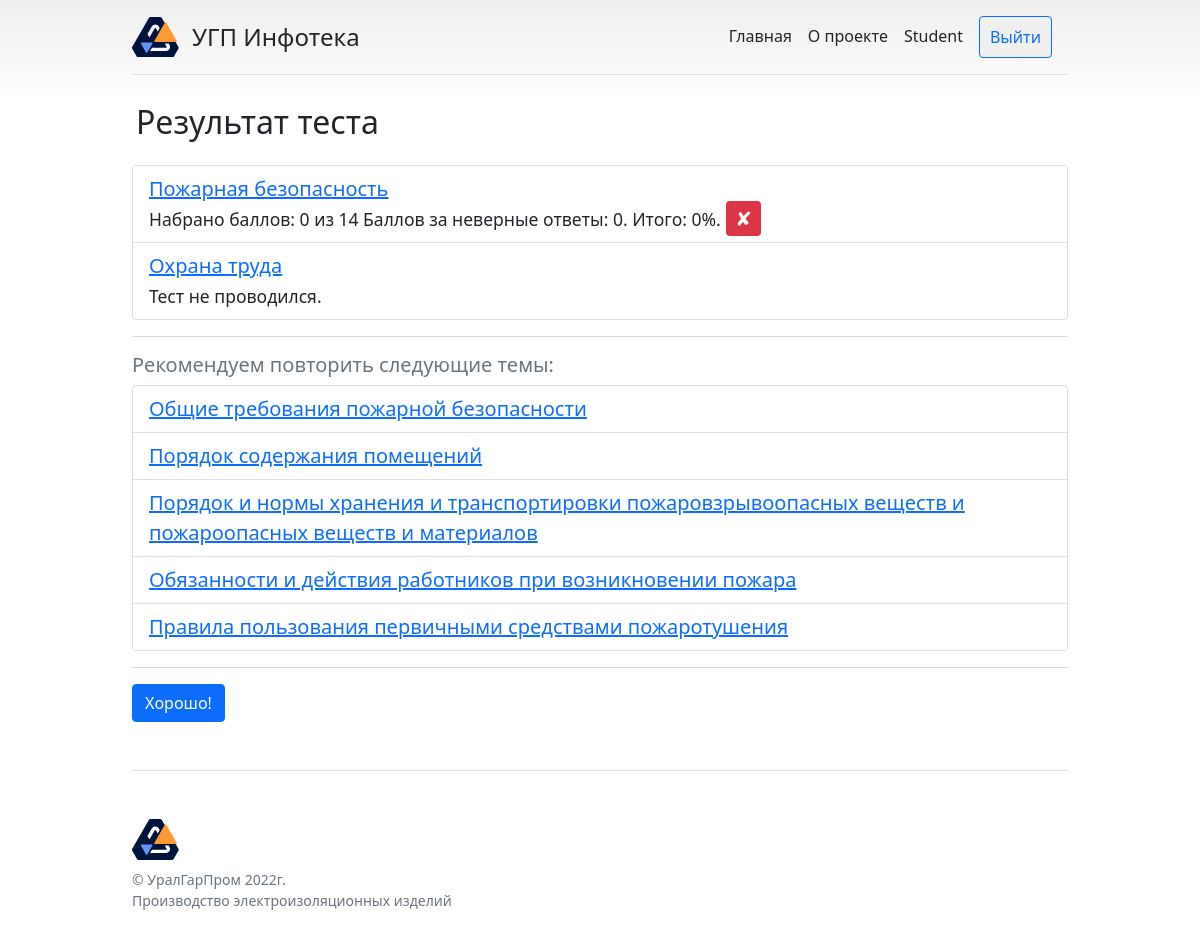
The page /result (signed in) on the database its author committed.
### infopages/models.py (models this page shows, shortened)
class Kurse(models.Model):
    title = models.CharField('Название', max_length=100)
    shortdesc = models.TextField('Краткое описание', blank=True, max_length=200)
    description = RichTextUploadingField('Описание', blank=True)
    image = models.ImageField('Изображение', blank=True, upload_to='images')
    catid = models.ForeignKey(KCat, verbose_name='Категория', related_name='catid', on_delete=models.CASCADE,
                              default=None)
    class Meta:
        verbose_name = 'Модуль'
        verbose_name_plural = 'Модули'
    objects = models.Manager()

class Step(models.Model):
    order_number = models.DecimalField('№', max_digits=2, decimal_places=0, default=0)
    title = models.CharField('Название', max_length=150)
    kurseid = models.ForeignKey(Kurse, verbose_name='Модуль', related_name='kurseid', on_delete=models.CASCADE)
    text = RichTextUploadingField('Текст', blank=True, null=True)
    objects = models.Manager()
    class Meta:
        verbose_name = 'Урок'
        verbose_name_plural = 'Уроки'

### infopages/views.py (the view, shortened to what this page needs)
# urls.py: path('result', views.result, name='result'),
def result(request):
    payload = []
    answers = []
    negative = []
    negative_steps = []
    if request.method == 'GET':  # получаем массив с ответами
        datac = []
        courses_objs = Nazn.objects.get(user=request.user.id).kurse.all()
        for courses_obj in courses_objs:
            c = str(courses_obj.id)
            maximum_count = 0
            right_count = 0
            negative_count = 0
            steps_objs = Step.objects.order_by('order_number').filter(kurseid_id=courses_obj.id)
            for steps_obj in steps_objs:
                question_objs = list(Question.objects.filter(stepid_id=steps_obj.id))
                for question_obj in question_objs:
                    answered = 0
                    mc = Answer.objects.filter(questionid_id=question_obj.id).filter(is_correct=True).count()
                    maximum_count = maximum_count + mc  # плюсуем получая максимальный балл
                    rrr = Answer.objects.all().filter(questionid_id=question_obj.id).filter(is_correct=True)
                    for el in rrr:
                        a = str(el.id)
                        if request.GET.get('answerid[' + c + '][' + a + ']'):  # есть верный ответ в гет
                            right_count = right_count+1
                            answered = 1
                            answers.append({
                                'right_ids': request.GET.get('answerid[' + c + '][' + a + ']')
                            })
                        else:  # верного ответа в гет нет, значит добавляем материал в плохо освоенные
                            negative_steps.append({
                                'negative_st': steps_obj.id
                            })
                    nnn = Answer.objects.all().filter(questionid_id=question_obj.id).filter(is_correct=False)
                    for el in nnn:
                        n = str(el.id)
            error = ''
            try:
                itogo = (right_count-negative_count)/maximum_count*100
            except Exception as e:
                error = e
                itogo = 0
            if itogo < 0:
                itogo = 0
            if itogo > 1:
                delres = Results.objects.filter(user=request.user, kurseid=courses_obj.id)
                delres.delete()
                newres = Results(user=request.user, kurseid=courses_obj.id, result_int=int(itogo))
                newres.save()
            datac.append({
                'course_id': courses_obj.id,
                'coursetitle': courses_obj.title,
                'maximum_count': maximum_count,
                'right_count': right_count,
                'negative_count': int(negative_count),
                'itogo': int(itogo),
            })
        negative_steps = list(set(val for dic in negative_steps for val in dic.values()))
        nstepsdata = []
        for el in negative_steps:
            nsteps = Step.objects.get(id=el)
            nstepsdata.append({
                'nstepid': el,
                'title': nsteps.title,
            })
        payload = {'data': datac, 'answers': answers, 'negative': negative, 'negative_steps': nstepsdata, }
    return render(request, 'infopages/result.html', payload)

### infopages/templates/infopages/result.html (shortened to what this page needs)
{% extends 'infopages/infopages.html' %}
{% block text1 %}
<div class="pricing-header p-1 pb-md-3 mx-auto">
    <h2 class="display-7 fw-normal text-left">Результат теста</h2>
</div>
<div class="fs-5 text-muted">
{%if data%}
<ul class="list-group">
    {%for el in data%}
    <li class="list-group-item"><a href="kurs?id={{ el.course_id }}">{{ el.coursetitle }}</a><br/>
        {% if el.maximum_count > 0 %}
            <small>Набрано баллов: {{ el.right_count }} из {{ el.maximum_count }} Баллов за неверные ответы: {{ el.negative_count }}. Итого: {{ el.itogo }}%.</small>
            {% if el.itogo > 70 %}
            <span class="p-1 bg-success text-white rounded">&nbsp;&#10004;&nbsp;</span>
            {% else %}
            <span class="p-1 bg-danger text-white rounded">&nbsp;&#10008;&nbsp;</span>
            {% endif %}
        {% else %}
            <small>Тест не проводился.</small>
        {% endif %}
    </li>
    {% endfor %}
</ul>
{% if negative_steps %}
    <hr/>
    <h5 class="display-7 fw-normal text-left">Рекомендуем повторить следующие темы:</h5>
<ul class="list-group">
    {%for el in negative_steps%}
    <li class="list-group-item"><a href="step?id={{ el.nstepid }}">{{ el.title }}</a></li>
    {% endfor %}
</ul>
{% endif %}
<hr/>
<a href = "{% url 'stats' %}" class="btn btn-primary">Хорошо!</a>
{%else%}
<p>Пока ничего нет</p>
{%endif%}
</div>
{% endblock %}

### infopages/templates/infopages/infopages.html (shortened to what this page needs)
<!doctype html>
{% load static %}
<html lang="ru">
<head>
  <link rel="stylesheet" href="https://cdn.jsdelivr.net/npm/bootstrap@5.1.3/dist/css/bootstrap.min.css">
  <link rel="stylesheet" href="{% static '/infopages/styles.css' %}">
</head>
<body>
<div class="container py-3">
  <header>
    <div class="d-flex flex-column flex-md-row align-items-center pb-3 mb-4 border-bottom">
      <a href="{% url 'home' %}" class="d-flex align-items-center text-dark text-decoration-none">
        <svg height="40" width="60"><use xlink:href="#LogoUGP"></use></svg>
        <span class="fs-4">УГП Инфотека</span>
      </a>
      <nav class="d-inline-flex mt-2 mt-md-0 ms-md-auto">
        <a class="me-3 py-2 text-dark text-decoration-none" href="{% url 'home' %}">Главная</a>
        <a class="me-3 py-2 text-dark text-decoration-none" href="{% url 'about' %}">О&nbsp;проекте</a>
        {% if user.is_authenticated %}
          <a class="me-3 py-2 text-dark text-decoration-none" href="{% url 'stats' %}">{{ user.username }}</a>
          <form method="POST" action="{% url 'logout' %}">
            <button type="submit" class="me-3 py-2 text-dark text-decoration-none bordered">Выйти</button>
          </form>
        {% else %}
          <a class="me-3 py-2 text-dark text-decoration-none bordered" href="{% url 'login' %}">Вход</a>
        {% endif %}
      </nav>
    </div>
  </header>
  <main>
      {% block text1 %}{% endblock %}
  </main>
  <footer class="pt-4 my-md-5 pt-md-5 border-top">
    <div class="row">
      <div class="col-sm-6">
        <svg><use xlink:href="#LogoUGP"></use></svg>
        <small class="d-block text-muted">© УралГарПром 2022г.</small>
        <small class="d-block text-muted">Производство электроизоляционных изделий</small>
      </div>
      <div class="col-sm">
      </div>
      <div class="col-sm">
      </div>
    </div>
  </footer>
</div>
</body>
</html>

### infopages/static/infopages/styles.css (style rules this page uses)
body { background-image: linear-gradient(180deg, #eee, #fff 100px, #fff); }
.bordered { border:solid 1px #0d6efd; color:#0d6efd !important; border-radius: 4px; padding: 0 10px; }
.container { max-width: 960px; }
footer svg { width: 60px; height: 50px; }

### rows shown on the page
Kurse: coursetitle "Пожарная безопасность"
Kurse: coursetitle "Охрана труда"
Step: title "Общие требования пожарной безопасности"
Step: title "Порядок содержания помещений"
Step: title "Порядок и нормы хранения и транспортировки пожаровзрывоопасных веществ и пожароопасных веществ и материалов"
Step: title "Обязанности и действия работников при возникновении пожара"
Step: title "Правила пользования первичными средствами пожаротушения"

### other values the page prints
{{ user.username }} "Student"
{{ el.right_count }} "0"
{{ el.maximum_count }} "14"
{{ el.negative_count }} "0"
{{ el.itogo }} "0"
